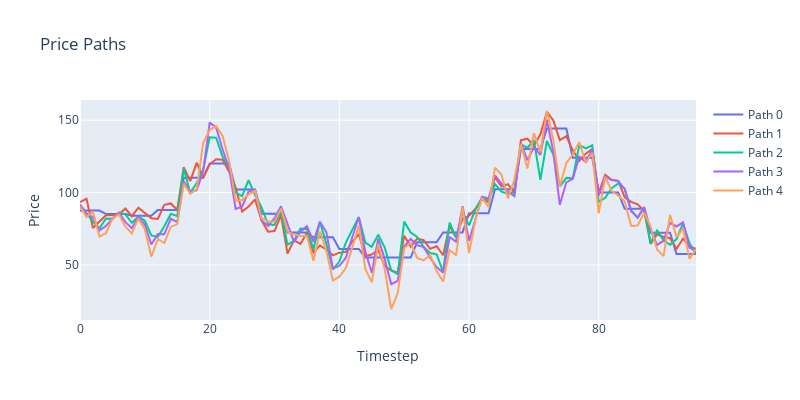

Here is the notebook cell this chart was saved with:
### Code cell
import plotly.graph_objects as go

# Plot all price paths in price_path_array
fig = go.Figure()
n_trading_timesteps = price_path_array.shape[1]
n_timesteps = price_path_array.shape[2]

for i in range(5):
    # Add a label for every path, named "Path i"
    fig.add_trace(
        go.Scatter(
            y=price_path_array[0, i, :],  # Plot the first trading timestep for the label
            mode="lines",
            name=f"Path {i}",
            showlegend=True,
            line=dict(width=2, dash="solid")
        )
    )

fig.update_layout(
    title="Price Paths",
    xaxis_title="Timestep",
    yaxis_title="Price",
    showlegend=True,  # Always show legend
    height=400,
    width=800
)
fig.show()
